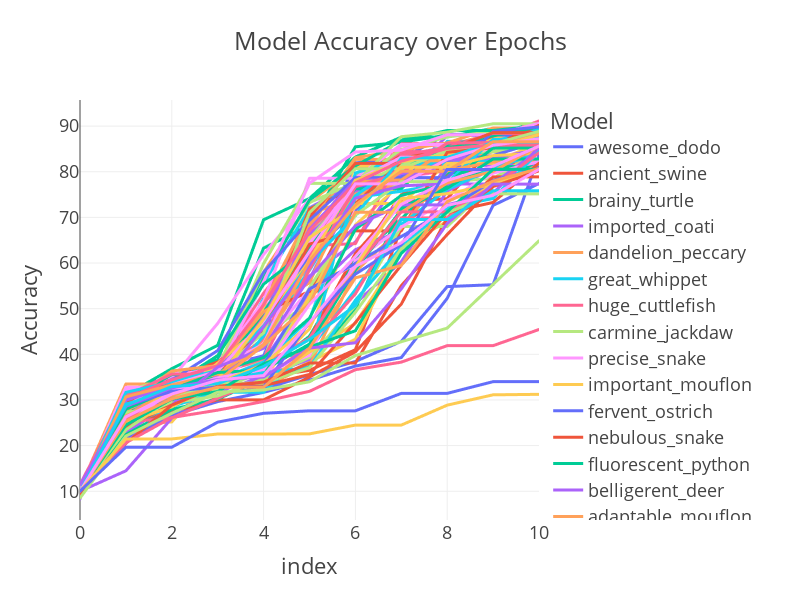

Here is the notebook cell this chart was saved with:
### Code cell
epochs_data=train_data_cum.sort_values("best_acc",ascending= False).iloc[:,:11].T.reset_index(drop=True).reset_index().melt(id_vars='index', var_name='Model', value_name='Accuracy')

import plotly.express as px
fig = px.line(epochs_data, x='index', y='Accuracy', color='Model', title='Model Accuracy over Epochs')
fig.update_layout(height=600, width=800, template="presentation")
fig
